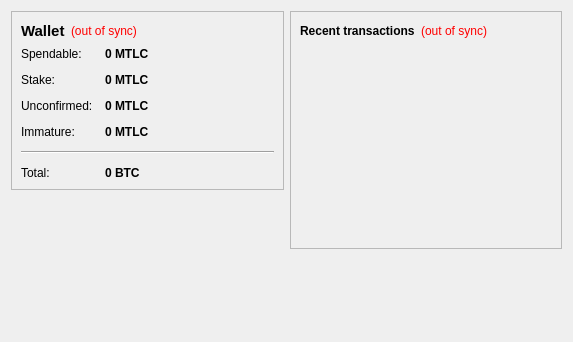
<?xml version="1.0" encoding="UTF-8"?>
<ui version="4.0">
 <class>OverviewPage</class>
 <widget class="QWidget" name="OverviewPage">
  <property name="geometry">
   <rect>
    <x>0</x>
    <y>0</y>
    <width>573</width>
    <height>342</height>
   </rect>
  </property>
  <property name="windowTitle">
   <string>Form</string>
  </property>
  <layout class="QHBoxLayout" name="horizontalLayout" stretch="1,1">
   <item>
    <layout class="QVBoxLayout" name="verticalLayout_2">
     <item>
      <widget class="QFrame" name="frame">
       <property name="frameShape">
        <enum>QFrame::StyledPanel</enum>
       </property>
       <property name="frameShadow">
        <enum>QFrame::Raised</enum>
       </property>
       <layout class="QVBoxLayout" name="verticalLayout_4">
        <item>
         <layout class="QHBoxLayout" name="horizontalLayout_4">
          <item>
           <widget class="QLabel" name="label_5">
            <property name="font">
             <font>
              <pointsize>11</pointsize>
              <weight>75</weight>
              <bold>true</bold>
             </font>
            </property>
            <property name="text">
             <string>Wallet</string>
            </property>
           </widget>
          </item>
          <item>
           <widget class="QLabel" name="labelWalletStatus">
            <property name="toolTip">
             <string>The displayed information may be out of date. Your wallet automatically synchronizes with the Magic network after a connection is established, but this process has not completed yet.</string>
            </property>
            <property name="styleSheet">
             <string notr="true">QLabel { color: red; }</string>
            </property>
            <property name="text">
             <string notr="true">(out of sync)</string>
            </property>
            <property name="alignment">
             <set>Qt::AlignLeading|Qt::AlignLeft|Qt::AlignVCenter</set>
            </property>
           </widget>
          </item>
          <item>
           <spacer name="horizontalSpacer_2">
            <property name="orientation">
             <enum>Qt::Horizontal</enum>
            </property>
            <property name="sizeHint" stdset="0">
             <size>
              <width>40</width>
              <height>20</height>
             </size>
            </property>
           </spacer>
          </item>
         </layout>
        </item>
        <item>
         <layout class="QFormLayout" name="formLayout_2">
          <property name="fieldGrowthPolicy">
           <enum>QFormLayout::AllNonFixedFieldsGrow</enum>
          </property>
          <property name="horizontalSpacing">
           <number>12</number>
          </property>
          <property name="verticalSpacing">
           <number>12</number>
          </property>
          <item row="0" column="0">
           <widget class="QLabel" name="label">
            <property name="text">
             <string>Spendable:</string>
            </property>
           </widget>
          </item>
          <item row="0" column="1">
           <widget class="QLabel" name="labelBalance">
            <property name="font">
             <font>
              <weight>75</weight>
              <bold>true</bold>
             </font>
            </property>
            <property name="cursor">
             <cursorShape>IBeamCursor</cursorShape>
            </property>
            <property name="toolTip">
             <string>Your current spendable balance</string>
            </property>
            <property name="text">
             <string notr="true">0 MTLC</string>
            </property>
            <property name="textInteractionFlags">
             <set>Qt::LinksAccessibleByMouse|Qt::TextSelectableByKeyboard|Qt::TextSelectableByMouse</set>
            </property>
           </widget>
          </item>
          <item row="1" column="0">
           <widget class="QLabel" name="label_6">
            <property name="text">
             <string>Stake:</string>
            </property>
           </widget>
          </item>
          <item row="1" column="1">
           <widget class="QLabel" name="labelStake">
            <property name="font">
             <font>
              <weight>75</weight>
              <bold>true</bold>
             </font>
            </property>
            <property name="cursor">
             <cursorShape>IBeamCursor</cursorShape>
            </property>
            <property name="toolTip">
             <string>Total of coins that was staked, and do not yet count toward the current balance</string>
            </property>
            <property name="text">
             <string notr="true">0 MTLC</string>
            </property>
            <property name="textInteractionFlags">
             <set>Qt::LinksAccessibleByMouse|Qt::TextSelectableByKeyboard|Qt::TextSelectableByMouse</set>
            </property>
           </widget>
          </item>
          <item row="2" column="0">
           <widget class="QLabel" name="label_3">
            <property name="text">
             <string>Unconfirmed:</string>
            </property>
           </widget>
          </item>
          <item row="2" column="1">
           <widget class="QLabel" name="labelUnconfirmed">
            <property name="font">
             <font>
              <weight>75</weight>
              <bold>true</bold>
             </font>
            </property>
            <property name="cursor">
             <cursorShape>IBeamCursor</cursorShape>
            </property>
            <property name="toolTip">
             <string>Total of transactions that have yet to be confirmed, and do not yet count toward the current balance</string>
            </property>
            <property name="text">
             <string notr="true">0 MTLC</string>
            </property>
            <property name="textInteractionFlags">
             <set>Qt::LinksAccessibleByMouse|Qt::TextSelectableByKeyboard|Qt::TextSelectableByMouse</set>
            </property>
           </widget>
          </item>
          <item row="3" column="0">
           <widget class="QLabel" name="labelImmatureText">
            <property name="text">
             <string>Immature:</string>
            </property>
           </widget>
          </item>
          <item row="3" column="1">
           <widget class="QLabel" name="labelImmature">
            <property name="font">
             <font>
              <weight>75</weight>
              <bold>true</bold>
             </font>
            </property>
            <property name="toolTip">
             <string>Mined balance that has not yet matured</string>
            </property>
            <property name="text">
             <string notr="true">0 MTLC</string>
            </property>
            <property name="textInteractionFlags">
             <set>Qt::LinksAccessibleByMouse|Qt::TextSelectableByKeyboard|Qt::TextSelectableByMouse</set>
            </property>
           </widget>
          </item>
          <item row="4" column="0" colspan="2">
           <widget class="Line" name="line">
            <property name="orientation">
             <enum>Qt::Horizontal</enum>
            </property>
           </widget>
          </item>
          <item row="5" column="0">
           <widget class="QLabel" name="labelTotalText">
            <property name="text">
             <string>Total:</string>
            </property>
           </widget>
          </item>
          <item row="5" column="1">
           <widget class="QLabel" name="labelTotal">
            <property name="font">
             <font>
              <weight>75</weight>
              <bold>true</bold>
             </font>
            </property>
            <property name="cursor">
             <cursorShape>IBeamCursor</cursorShape>
            </property>
            <property name="toolTip">
             <string>Your current total balance</string>
            </property>
            <property name="text">
             <string notr="true">0 BTC</string>
            </property>
            <property name="textInteractionFlags">
             <set>Qt::LinksAccessibleByMouse|Qt::TextSelectableByKeyboard|Qt::TextSelectableByMouse</set>
            </property>
           </widget>
          </item>
         </layout>
        </item>
       </layout>
      </widget>
     </item>
     <item>
      <spacer name="verticalSpacer">
       <property name="orientation">
        <enum>Qt::Vertical</enum>
       </property>
       <property name="sizeHint" stdset="0">
        <size>
         <width>20</width>
         <height>40</height>
        </size>
       </property>
      </spacer>
     </item>
    </layout>
   </item>
   <item>
    <layout class="QVBoxLayout" name="verticalLayout_3">
     <item>
      <widget class="QFrame" name="frame_2">
       <property name="frameShape">
        <enum>QFrame::StyledPanel</enum>
       </property>
       <property name="frameShadow">
        <enum>QFrame::Raised</enum>
       </property>
       <layout class="QVBoxLayout" name="verticalLayout">
        <item>
         <layout class="QHBoxLayout" name="horizontalLayout_2">
          <item>
           <widget class="QLabel" name="label_4">
            <property name="text">
             <string>&lt;b&gt;Recent transactions&lt;/b&gt;</string>
            </property>
           </widget>
          </item>
          <item>
           <widget class="QLabel" name="labelTransactionsStatus">
            <property name="toolTip">
             <string>The displayed information may be out of date. Your wallet automatically synchronizes with the Magic network after a connection is established, but this process has not completed yet.</string>
            </property>
            <property name="styleSheet">
             <string notr="true">QLabel { color: red; }</string>
            </property>
            <property name="text">
             <string notr="true">(out of sync)</string>
            </property>
            <property name="alignment">
             <set>Qt::AlignRight|Qt::AlignTrailing|Qt::AlignVCenter</set>
            </property>
           </widget>
          </item>
          <item>
           <spacer name="horizontalSpacer">
            <property name="orientation">
             <enum>Qt::Horizontal</enum>
            </property>
            <property name="sizeHint" stdset="0">
             <size>
              <width>40</width>
              <height>20</height>
             </size>
            </property>
           </spacer>
          </item>
         </layout>
        </item>
        <item>
         <widget class="QListView" name="listTransactions">
          <property name="styleSheet">
           <string notr="true">QListView { background: transparent; }</string>
          </property>
          <property name="frameShape">
           <enum>QFrame::NoFrame</enum>
          </property>
          <property name="verticalScrollBarPolicy">
           <enum>Qt::ScrollBarAlwaysOff</enum>
          </property>
          <property name="horizontalScrollBarPolicy">
           <enum>Qt::ScrollBarAlwaysOff</enum>
          </property>
          <property name="selectionMode">
           <enum>QAbstractItemView::NoSelection</enum>
          </property>
         </widget>
        </item>
       </layout>
      </widget>
     </item>
     <item>
      <spacer name="verticalSpacer_2">
       <property name="orientation">
        <enum>Qt::Vertical</enum>
       </property>
       <property name="sizeHint" stdset="0">
        <size>
         <width>20</width>
         <height>40</height>
        </size>
       </property>
      </spacer>
     </item>
    </layout>
   </item>
  </layout>
 </widget>
 <resources/>
 <connections/>
</ui>
